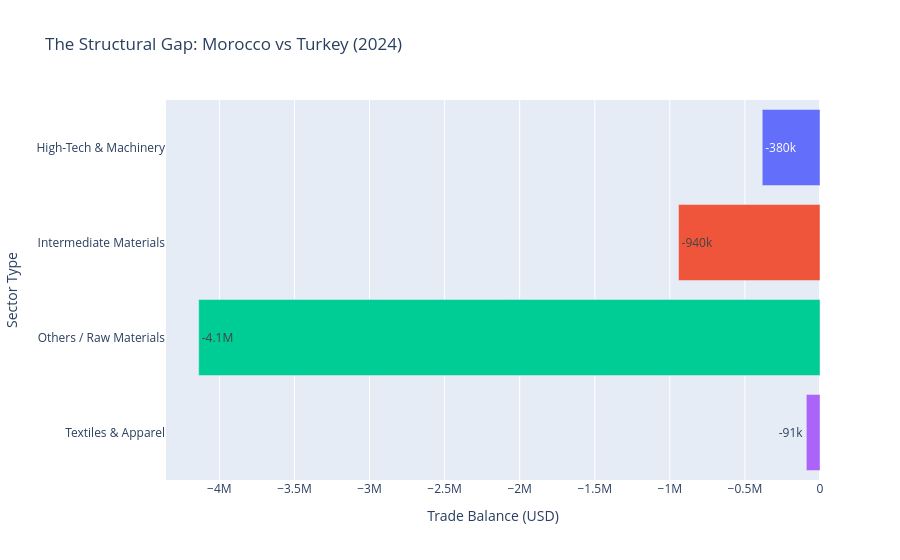

Notebook cell for this chart:
### Code cell
# ============================================================
# STEP 4: THE "5-0 SCORE" - WHERE TURKEY DOMINATES
# ============================================================

# Identify the 5 biggest deficit sectors for Morocco
top5_deficit = sector_2024.head(5).copy()

print("🏆 THE '5-0' SCORE - Turkey's Top 5 Dominance Areas")
print("="*70)
for i, row in top5_deficit.iterrows():
    print(f"  ⚽ {row['Macro_Sector']}: Deficit = ${abs(row['Balance_2024']):,.0f}K | Coverage = {row['Coverage_2024_%']:.1f}%")

print(f"\n📌 TOTAL DEFICIT in Top 5 sectors: ${abs(top5_deficit['Balance_2024'].sum()):,.0f}K")

# --- Chart 3: The "5-0 Score" Visualization ---
fig3 = go.Figure()

fig3.add_trace(go.Bar(
    name='Morocco Imports from Turkey',
    x=top5_deficit['Macro_Sector'],
    y=top5_deficit['Import_2024'],
    marker_color='#e74c3c',
    text=[f'${v:,.0f}K' for v in top5_deficit['Import_2024']],
    textposition='auto'
))
fig3.add_trace(go.Bar(
    name='Morocco Exports to Turkey',
    x=top5_deficit['Macro_Sector'],
    y=top5_deficit['Export_2024'],
    marker_color='#27ae60',
    text=[f'${v:,.0f}K' for v in top5_deficit['Export_2024']],
    textposition='auto'
))

fig3.update_layout(
    title='<b>The "5-0 Score": Where Turkey Dominates Morocco (2024)</b><br><sub>Minister: "Les Turcs ta7ninkom 5-0"</sub>',
    barmode='group', template='plotly_white',
    yaxis_title='Trade Volume (USD Thousand)',
    legend=dict(orientation="h", yanchor="bottom", y=-0.15),
    height=500, width=900
)
fig3.write_image('charts/03_five_zero_score.png', scale=2)
fig3.show()

print(f"💾 Chart saved: charts/03_five_zero_score.png")

### Figure 1 — Plotly figure (JSON) as saved in the notebook; plotly's stock layout.template omitted (floating-point values rounded to 4 significant figures)
{"data": [{"hovertemplate": "Sector Type=%{y}<br>Trade Balance (USD)=%{x}<extra></extra>", "legendgroup": "High-Tech & Machinery", "marker": {"color": "#636efa", "pattern": {"shape": ""}}, "name": "High-Tech & Machinery", "orientation": "h", "showlegend": true, "textposition": "auto", "texttemplate": "%{x:.2s}", "type": "bar", "x": [-384673], "xaxis": "x", "y": ["High-Tech & Machinery"], "yaxis": "y"}, {"hovertemplate": "Sector Type=%{y}<br>Trade Balance (USD)=%{x}<extra></extra>", "legendgroup": "Intermediate Materials", "marker": {"color": "#EF553B", "pattern": {"shape": ""}}, "name": "Intermediate Materials", "orientation": "h", "showlegend": true, "textposition": "auto", "texttemplate": "%{x:.2s}", "type": "bar", "x": [-942130], "xaxis": "x", "y": ["Intermediate Materials"], "yaxis": "y"}, {"hovertemplate": "Sector Type=%{y}<br>Trade Balance (USD)=%{x}<extra></extra>", "legendgroup": "Others / Raw Materials", "marker": {"color": "#00cc96", "pattern": {"shape": ""}}, "name": "Others / Raw Materials", "orientation": "h", "showlegend": true, "textposition": "auto", "texttemplate": "%{x:.2s}", "type": "bar", "x": [-4137650], "xaxis": "x", "y": ["Others / Raw Materials"], "yaxis": "y"}, {"hovertemplate": "Sector Type=%{y}<br>Trade Balance (USD)=%{x}<extra></extra>", "legendgroup": "Textiles & Apparel", "marker": {"color": "#ab63fa", "pattern": {"shape": ""}}, "name": "Textiles & Apparel", "orientation": "h", "showlegend": true, "textposition": "auto", "texttemplate": "%{x:.2s}", "type": "bar", "x": [-91032], "xaxis": "x", "y": ["Textiles & Apparel"], "yaxis": "y"}], "layout": {"barmode": "relative", "legend": {"title": {"text": "Sector Type"}, "tracegroupgap": 0}, "showlegend": false, "title": {"text": "The Structural Gap: Morocco vs Turkey (2024)"}, "xaxis": {"anchor": "y", "domain": [0, 1], "title": {"text": "Trade Balance (USD)"}}, "yaxis": {"anchor": "x", "categoryarray": ["Textiles & Apparel", "Others / Raw Materials", "Intermediate Materials", "High-Tech & Machinery"], "categoryorder": "array", "domain": [0, 1], "title": {"text": "Sector Type"}}}}
